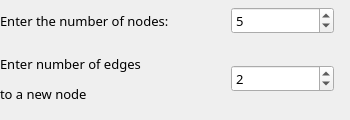
        <widget class="QWidget" name="p3">
         <widget class="QWidget" name="gridLayoutWidget_3">
          <property name="geometry">
           <rect>
            <x>0</x>
            <y>0</y>
            <width>341</width>
            <height>111</height>
           </rect>
          </property>
          <layout class="QGridLayout" name="gridLayout_3">
           <property name="leftMargin">
            <number>0</number>
           </property>
           <property name="topMargin">
            <number>0</number>
           </property>
           <property name="rightMargin">
            <number>7</number>
           </property>
           <property name="horizontalSpacing">
            <number>62</number>
           </property>
           <property name="verticalSpacing">
            <number>14</number>
           </property>
           <item row="0" column="2">
            <widget class="QSpinBox" name="NumOfNodes_BA">
             <property name="font">
              <font>
               <family>Microsoft YaHei</family>
               <pointsize>10</pointsize>
               <weight>50</weight>
               <bold>false</bold>
              </font>
             </property>
             <property name="value">
              <number>5</number>
             </property>
            </widget>
           </item>
           <item row="0" column="1">
            <widget class="QLabel" name="label_8">
             <property name="sizePolicy">
              <sizepolicy hsizetype="Preferred" vsizetype="Minimum">
               <horstretch>0</horstretch>
               <verstretch>0</verstretch>
              </sizepolicy>
             </property>
             <property name="font">
              <font>
               <family>Microsoft YaHei</family>
               <pointsize>10</pointsize>
               <weight>50</weight>
               <bold>false</bold>
              </font>
             </property>
             <property name="frameShape">
              <enum>QFrame::NoFrame</enum>
             </property>
             <property name="frameShadow">
              <enum>QFrame::Plain</enum>
             </property>
             <property name="lineWidth">
              <number>1</number>
             </property>
             <property name="midLineWidth">
              <number>0</number>
             </property>
             <property name="text">
              <string>Enter the number of nodes:</string>
             </property>
             <property name="textFormat">
              <enum>Qt::AutoText</enum>
             </property>
            </widget>
           </item>
           <item row="1" column="1">
            <widget class="QLabel" name="label_7">
             <property name="sizePolicy">
              <sizepolicy hsizetype="Minimum" vsizetype="Preferred">
               <horstretch>0</horstretch>
               <verstretch>0</verstretch>
              </sizepolicy>
             </property>
             <property name="minimumSize">
              <size>
               <width>0</width>
               <height>0</height>
              </size>
             </property>
             <property name="baseSize">
              <size>
               <width>0</width>
               <height>0</height>
              </size>
             </property>
             <property name="font">
              <font>
               <family>Microsoft YaHei</family>
               <pointsize>10</pointsize>
               <weight>50</weight>
               <bold>false</bold>
              </font>
             </property>
             <property name="text">
              <string>&lt;html&gt;&lt;head/&gt;&lt;body&gt;&lt;p&gt;Enter number of edges&lt;/p&gt;&lt;p&gt; to a new node&lt;/p&gt;&lt;/body&gt;&lt;/html&gt;</string>
             </property>
            </widget>
           </item>
           <item row="1" column="2">
            <widget class="QSpinBox" name="NumOfNewEdge">
             <property name="font">
              <font>
               <family>Microsoft YaHei</family>
               <pointsize>10</pointsize>
               <weight>50</weight>
               <bold>false</bold>
              </font>
             </property>
             <property name="value">
              <number>2</number>
             </property>
            </widget>
           </item>
          </layout>
         </widget>
        </widget>
